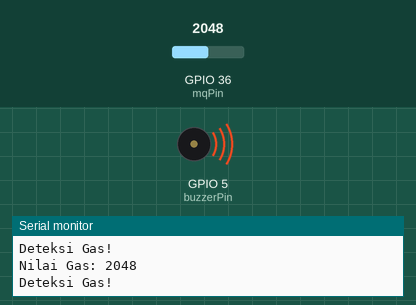
Bench run of a sketch on a simulated ESP32. On the bench: buzzer (waves = sounding), the last lines printed to the serial monitor. The inputs (shaded band) are chosen by the test bench; at power-on: GPIO 36 (mqPin) = 2048.

Above: at 1.8 s.
1.9 s: GPIO 36 (mqPin) set to 540
3.4 s: GPIO 36 (mqPin) set to 480
At 4.5 s:
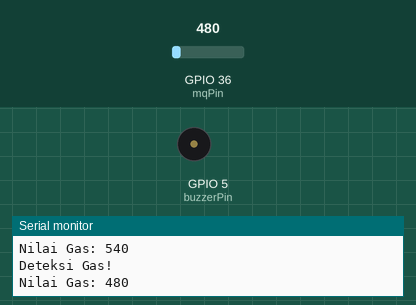
5.5 s: GPIO 36 (mqPin) set to 1228
At 7.2 s:
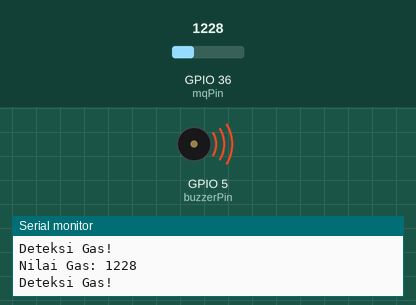
7.5 s: GPIO 36 (mqPin) set to 491
At 8.8 s:
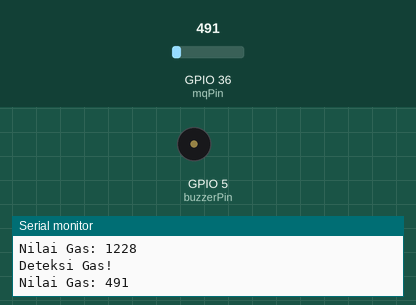
Timing chart, 0 to 10.5 s (numbered marks = the images above; inputs shaded):
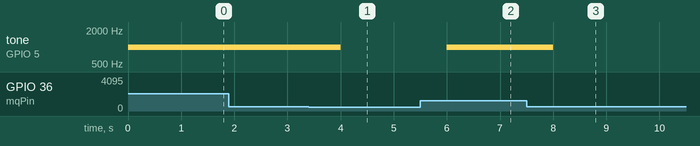

The sketch:

sketch.ino
```cpp
const int mqPin = A0;    // Pin analog untuk sensor MQ
const int buzzerPin = 5; // Pin untuk buzzer
const int threshold = 500;  // Ambang batas deteksi gas

void setup() {
  pinMode(buzzerPin, OUTPUT);
  Serial.begin(9600);
}

void loop() {
  int gasValue = analogRead(mqPin);

  Serial.print("Nilai Gas: ");
  Serial.println(gasValue);

  if (gasValue > threshold) {
    tone(buzzerPin, 1000);  // Nyalakan buzzer jika gas terdeteksi
    Serial.println("Deteksi Gas!");
  } else {
    noTone(buzzerPin);   // Matikan buzzer jika tidak ada deteksi gas
  }

  delay(1000);
}
```

Measured:
- the behaviour switches between 501 and 500 on GPIO 36 (mqPin) (found by bisection; images 0 and 1)
- after the input at 3.4 s, tone on GPIO 5 (buzzerPin): 1000 Hz → silent after 0.60 s
- after the input at 5.5 s, tone on GPIO 5 (buzzerPin): silent → 1000 Hz after 0.50 s
- after the input at 7.5 s, tone on GPIO 5 (buzzerPin): 1000 Hz → silent after 0.50 s
